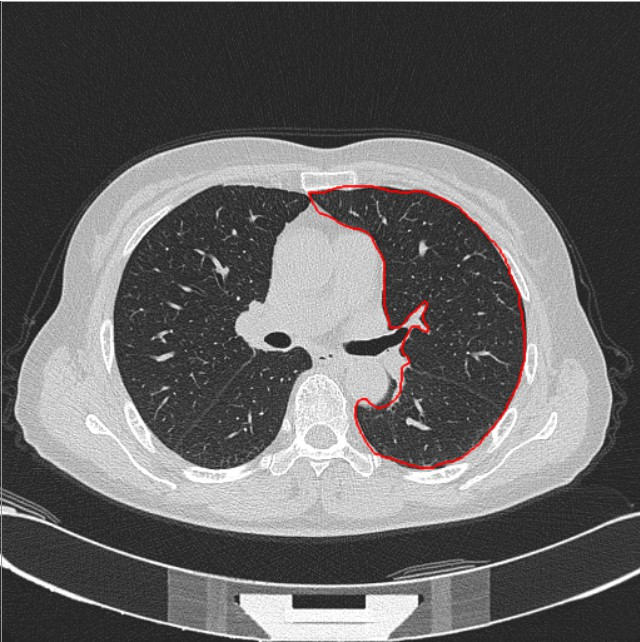
#> input picture hospital_helper/hospital.jpg, 640 x 642 px
$ python draw_area.py
#> lines starting #> are read from the running program, lines starting #| are printed output that depends on the picture; after the words box and inside, x2 and y2 are one past the last pixel; in counts of white or black regions, pixels touching at a corner belong together
import cv2
import numpy

"""
将划线区域提取出来
"""


class Stack:
    def __init__(self):
        self.items = []

    def isEmpty(self):
        return self.items == []

    def push(self, item):
        self.items.append(item)

    def pop(self):
        return self.items.pop()

    def peek(self):
        return self.items[len(self.items) - 1]

    def size(self):
        return len(self.items)

stack = Stack()

def showImg(img_name, img):
    """图像显示"""
    cv2.imshow(img_name, img)
    cv2.waitKey()
    cv2.destroyAllWindows()

def get_circle_point(x, y, circle):
    """
    以（x, y）为中心，circle从小至大向外扩展的矩形所包含的点
    即1*1方格的点，3*3方格内的点， 5*5方格内的点...
    :param x:
    :param y:
    :param circle:向外扩展幅度
    :return:返回从(x, y)向外每次以一格扩展的有序点的列表
    """
    point_list = [(x, y)]
    for i in range(1, circle+1):
        x_value = [x-i, x+i]
        y_value = [y-i, y+i]

        for y_ in range(y_value[0], y_value[1]+1):
            point_list.append((x_value[0], y_))
            point_list.append((x_value[1], y_))
        for x_ in range(x_value[0]+1, x_value[1]):
            point_list.append((x_, y_value[0]))
            point_list.append((x_, y_value[1]))
    return point_list

def get_around_point_value(x, y, mask, new_val, circle):
    """
    获取当前点，和区域范围内的值，以值为标准判断是否是区域内的值，是否触及边界
    如果不触及边界，则当前像素在封闭区间内，此像素涂上新色new_val, 并将此点入栈；
    若初触及边界，则停止，且不入栈。
    边界范围以（x, y)开始，最多向外扩展circle， 成为长宽为circle*circle+1的正方形
    :param x:
    :param y:
    :param mask:
    :param new_val:
    :return:
    """
    point_num = 0
    def push_popint(x, y, point_num):
        point_value = mask[x, y]
        if point_value == 255:
            point_num = point_num + 1
            return point_num
        if point_value == new_val:
            return point_num
        if point_num >= 1:
            if point_value == 255:
                pass
            else:
                mask[x, y] = new_val
        else:
            mask[x, y] = new_val
            stack.push((x, y))
        return point_num

    point_list = get_circle_point(x, y, circle)
    for x_, y_ in point_list:
        point_num = push_popint(x_, y_, point_num)  # one


def get_area(path, seed, line_color=(200, 50, 50)):
    """
    从某一路径获取图片，图片中线条颜色的大致范围，
    :param path:
    :param line_color:
    :return:
    """
#> called with path = 'hospital.jpg', seed = (370, 510), line_color = (200, 50, 50)
    img = cv2.imread(path)
#> img is the input picture: shape (642, 640, 3); mean B, G, R 98.7, 98.7, 100

    # copy_img 复制图片做操作，原图像保留
    copy_img = img.copy()

    # 大致提取图中红色线条部分
    idx = numpy.where(copy_img[:, :, 2] > line_color[0], copy_img[:, :, 0] < line_color[1] , copy_img[:, :, 1] < line_color[2])
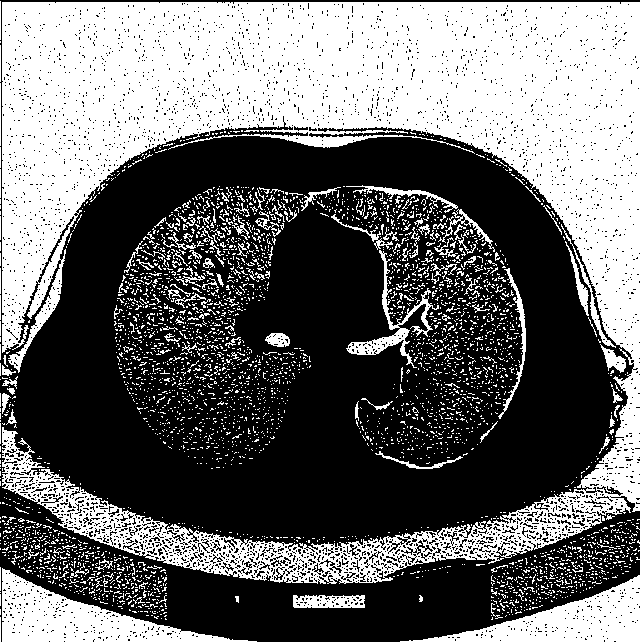
#> idx: shape (642, 640) bool; 42.1% white; 3723 white regions (3562 under 20 px), largest, box (x1, y1, x2, y2) and area: (2, 2, 640, 584) 135490, (2, 568, 257, 642) 6985, (400, 575, 640, 642) 6178
    # 不是红色线条的部分置为黑色
    copy_img[idx == False] = 0
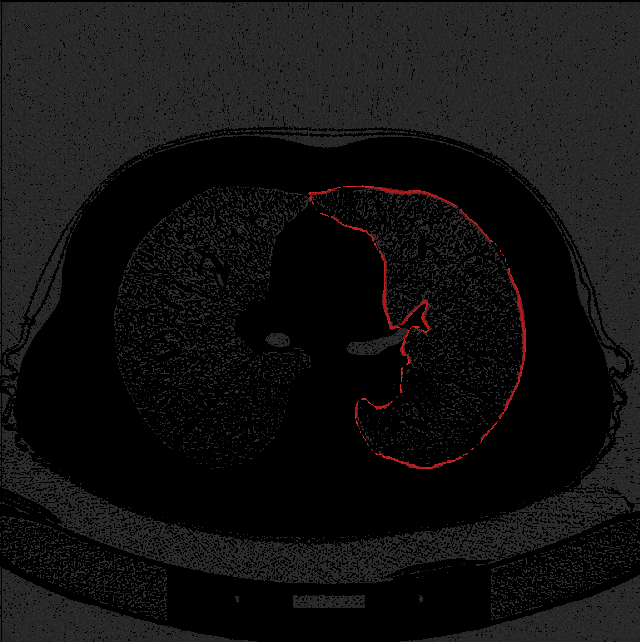
#> copy_img: shape (642, 640, 3); mean B, G, R 17.4, 17.4, 18.2

    # 显示一下红色线条
    showImg("img_with_red_line", copy_img)

    # 二值化， 将红色线条部分变成白色
    ret, thresh = cv2.threshold(copy_img, 100, 200, 0)
    gray_thresh = cv2.cvtColor(thresh, cv2.COLOR_BGR2GRAY)
#> gray_thresh: shape (642, 640); values 0 (black) and 60 (white), 0.5% white in thin lines or dots, all inside (x1, y1, x2, y2) = (308, 185, 526, 469)
    gray_thresh[gray_thresh!=0] = 255
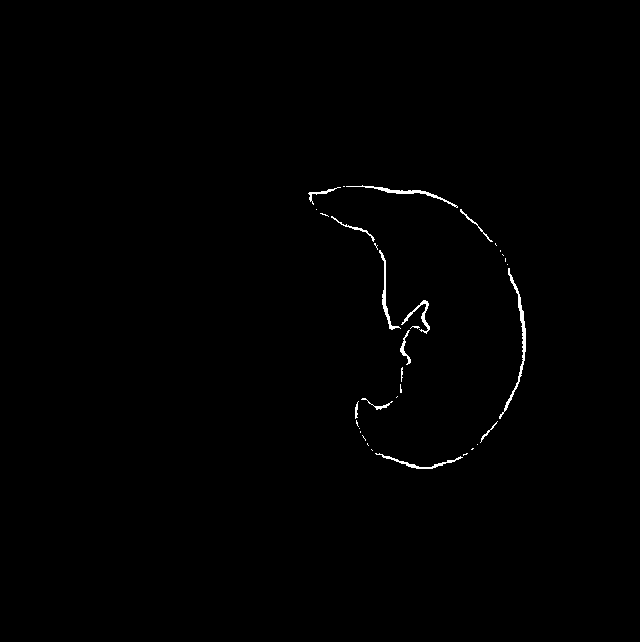
#> gray_thresh: shape (642, 640); 0.5% white in thin lines or dots, all inside (x1, y1, x2, y2) = (308, 185, 526, 469)
    showImg("gray_thresh", gray_thresh)

    # 膨胀， 将线条断断续续处连接起来
    dilate_img = cv2.dilate(gray_thresh, (3, 3), 3)
#> dilate_img: shape (642, 640); 0.64% white; 28 white regions (15 under 20 px), largest, box (x1, y1, x2, y2) and area: (499, 268, 526, 420) 495, (346, 185, 458, 209) 407, (400, 300, 430, 366) 388
    dilate_img = cv2.dilate(dilate_img, (3, 3), 3)
#> dilate_img: shape (642, 640); 0.78% white; 26 white regions (13 under 20 px), largest, box (x1, y1, x2, y2) and area: (499, 268, 526, 421) 541, (346, 185, 458, 210) 519, (400, 300, 430, 367) 463
    dilate_img = cv2.dilate(dilate_img, (5, 5), 3)
#> dilate_img: shape (642, 640); 0.91% white; 24 white regions (12 under 20 px), largest, box (x1, y1, x2, y2) and area: (379, 250, 430, 368) 854, (346, 185, 458, 211) 631, (499, 264, 526, 422) 588
    dilate_img = cv2.dilate(dilate_img, (7, 7), 3)
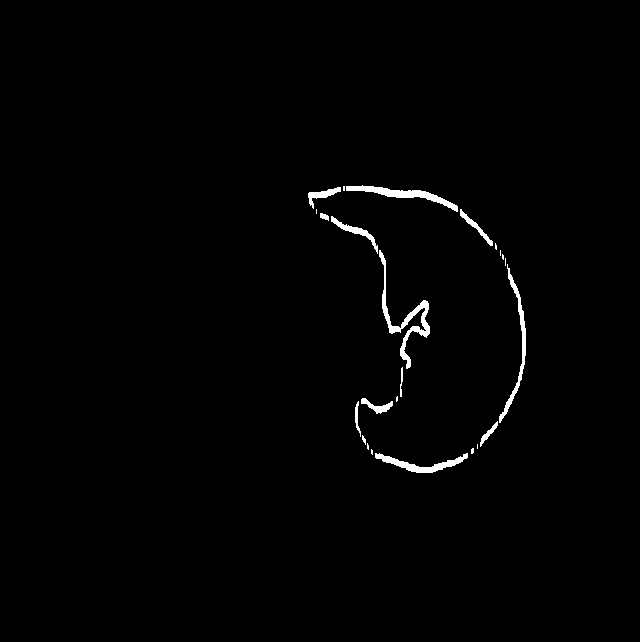
#> dilate_img: shape (642, 640); 1% white; 24 white regions (11 under 20 px), largest, box (x1, y1, x2, y2) and area: (379, 250, 430, 369) 951, (346, 185, 458, 212) 743, (499, 264, 526, 423) 630
    showImg("dilate_img", dilate_img)

    # 掩模区域，初始化为膨胀后的有线条区域
    mask = dilate_img


    # 漫水
    stack.push(seed)
    # num = 1
    while not stack.isEmpty():
        point = stack.pop()  # 取出栈里的顶点
        x, y = point  # 点的下标
        try:
            get_around_point_value(x, y, mask, 100, 4)
        except Exception as e:
            raise Exception("画线区域不够封闭，请补充")
        # [5 lines of commented-out code are left out]

    result_img = img.copy()

    # 红色图像，用于涂色
    red_mask = numpy.zeros(img.shape, dtype='uint8')
    red_mask[:, :, 2] = 255

    # 涂上透明红色
    dst = cv2.addWeighted(result_img, 0.7, red_mask, 0.3, 0)
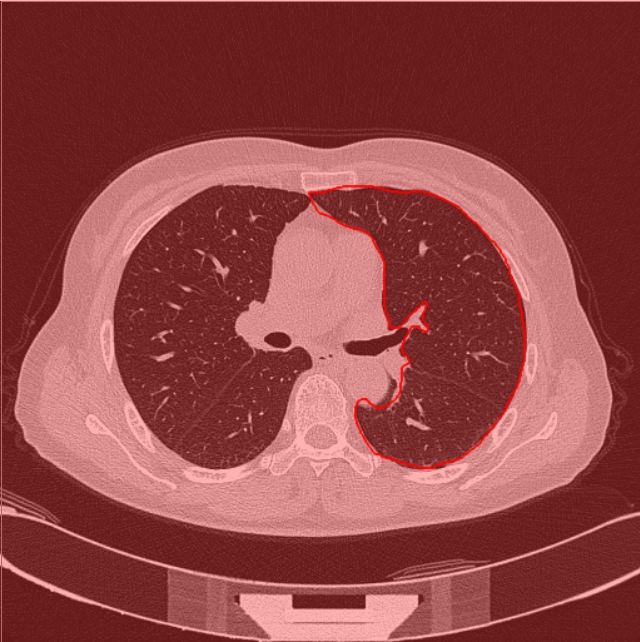
#> dst: shape (642, 640, 3); mean B, G, R 69.1, 69.1, 146.5

    # 显示画线联通区域内容
    red_res = cv2.bitwise_and(dst, dst, mask=mask)
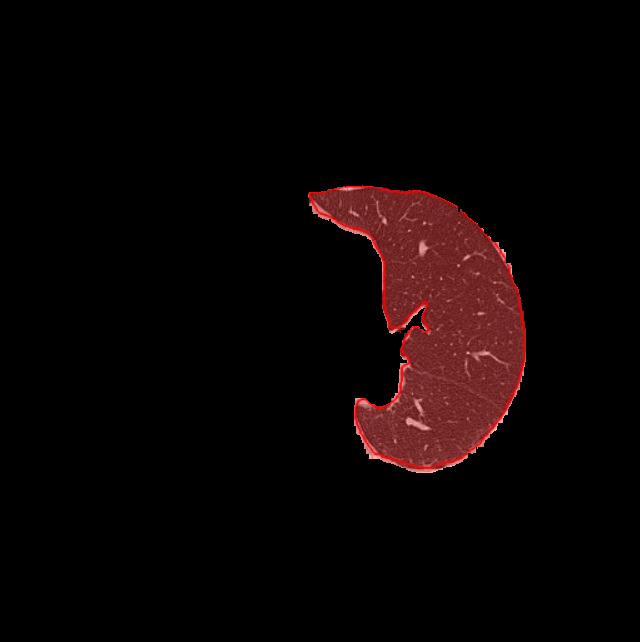
#> red_res: shape (642, 640, 3); mean B, G, R 4.1, 4.1, 11.6
    original_res = cv2.bitwise_and(result_img, result_img, mask=mask)
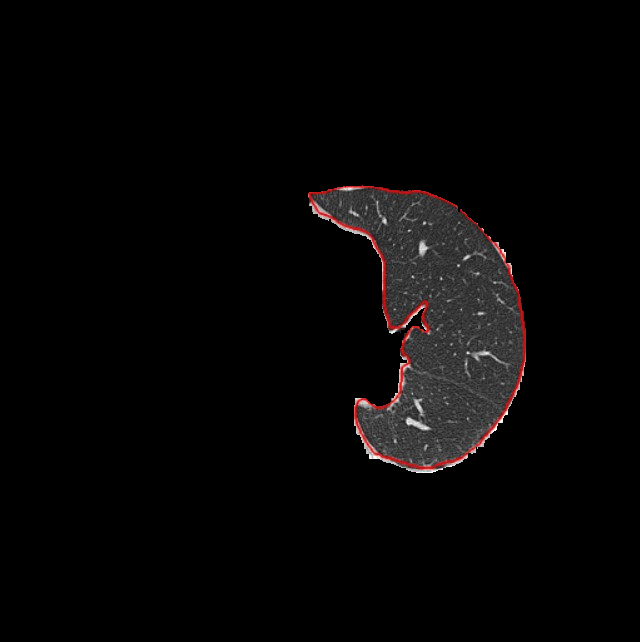
#> original_res: shape (642, 640, 3); mean B, G, R 5.8, 5.8, 6.9
    showImg("red_res", red_res)
    showImg("original_res", original_res)


get_area("hospital.jpg", (370, 510))
